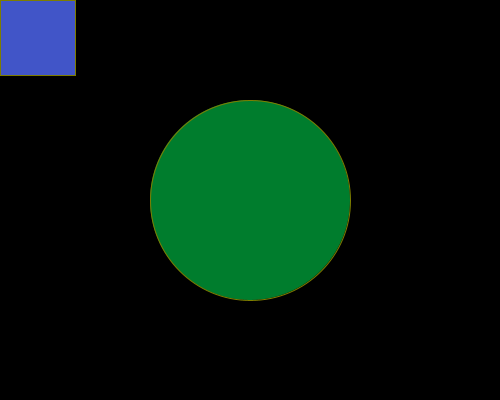
Frame 1 (no input)
Frame 60 (the mouse pressed at the canvas centre just before this capture): identical to frame 1, image omitted
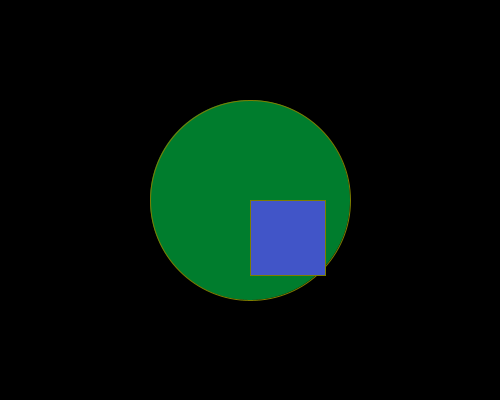
Frame 120 (the mouse held since frame 60 and released just before this capture)

The Processing sketch that drew these frames (run headless with seeded random() and noise(); from frame 60 on, the mouse is pressed at the canvas centre):

// Processing sketch: RectangleEllipse3Interact
// ── RectangleEllipse3Interact.pde
void setup(){
 size(500, 400); 
}

void draw(){
  background(0);
  
  stroke(125, 125, 0);
  fill(0, 125, 45);
  ellipse(250, 200, 200, 200);
  
  fill(65, 85, 200);
  rect(mouseX, mouseY, 75, 75);
}
